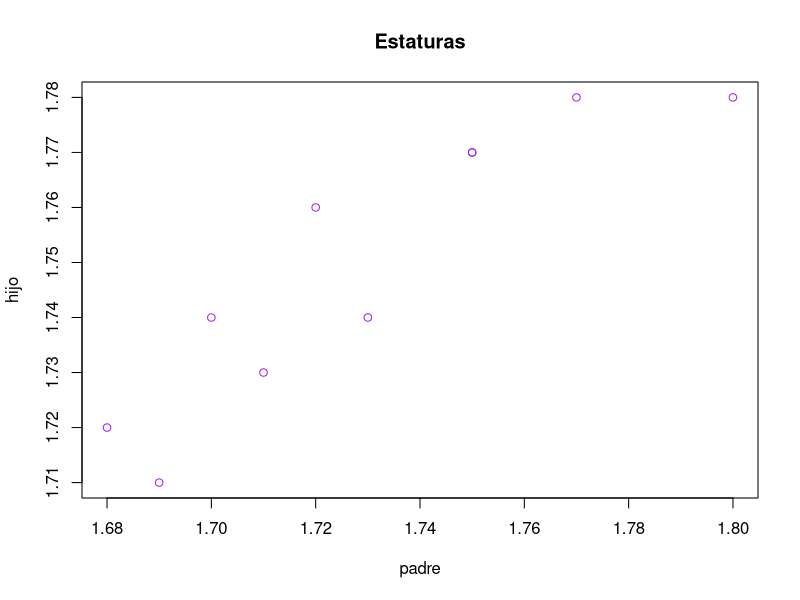
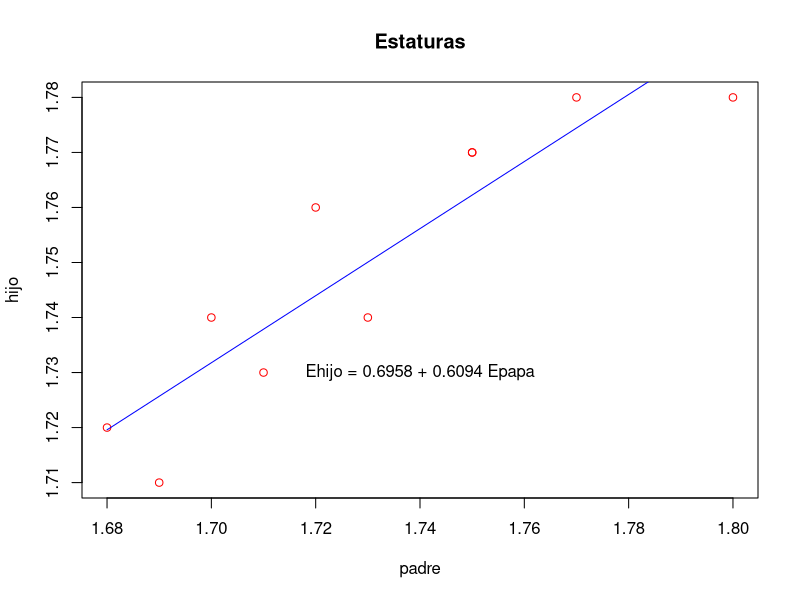
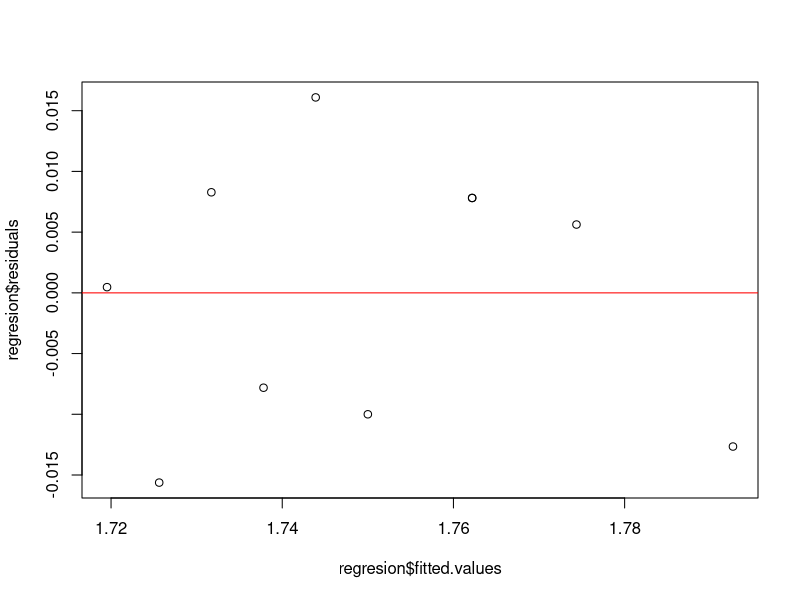
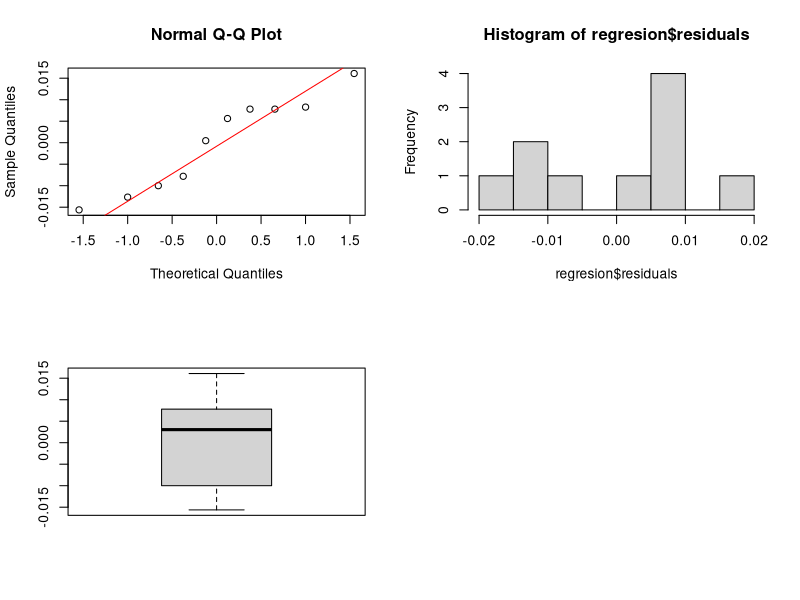

Generate these figures, in order, with R:
## ---- chunk 1
getwd()
setwd("C:/Users/hplax/Desktop/ITESM/SegundoSemestre/Estadistica/Actividades")
## ---- chunk 2
M = read.csv("estaturas.csv")
head(M, n = 3)
## ---- chunk 3
cor(M)
## ---- chunk 4
cor.test(M$padre, M$hijo)
## ---- chunk 5
plot(M, main = "Estaturas", col = "purple")
## ---- chunk 6
regresion = lm( M$hijo ~ M$padre)
## ---- chunk 7
plot (M, main = "Estaturas", col = "red")
x = seq(1.68, 1.80, 0.001)
y = 0.6958 + 0.6094*x
lines(x,y, col="blue")
text(1.74, 1.73, "Ehijo = 0.6958 + 0.6094 Epapa")
## ---- chunk 8
S = summary(regresion)
S
## ---- chunk 9
confint(regresion)
## ---- chunk 10
#Beta 1 y Beta 0 es la ecuación de regresión lineal
S
## ---- chunk 11
plot(regresion$fitted.values, regresion$residuals)
abline(h = 0, col = "red")
## ---- chunk 12
shapiro.test(regresion$residuals)
## ---- chunk 13
t.test(regresion$residuals)
## ---- chunk 14
par(mfrow = c(2,2))
qqnorm(regresion$residuals) #x y te doy un porcentaje de datos debajo de ese valor de x
qqline(regresion$residuals, col="red") #pone una linea en la gráfica de qqnorm
hist(regresion$residuals)# hace un histograma
boxplot(regresion$residuals)# diagrama de caja y bigotes
## ---- chunk 15
library(nortest)
ad.test(regresion$residuals)
